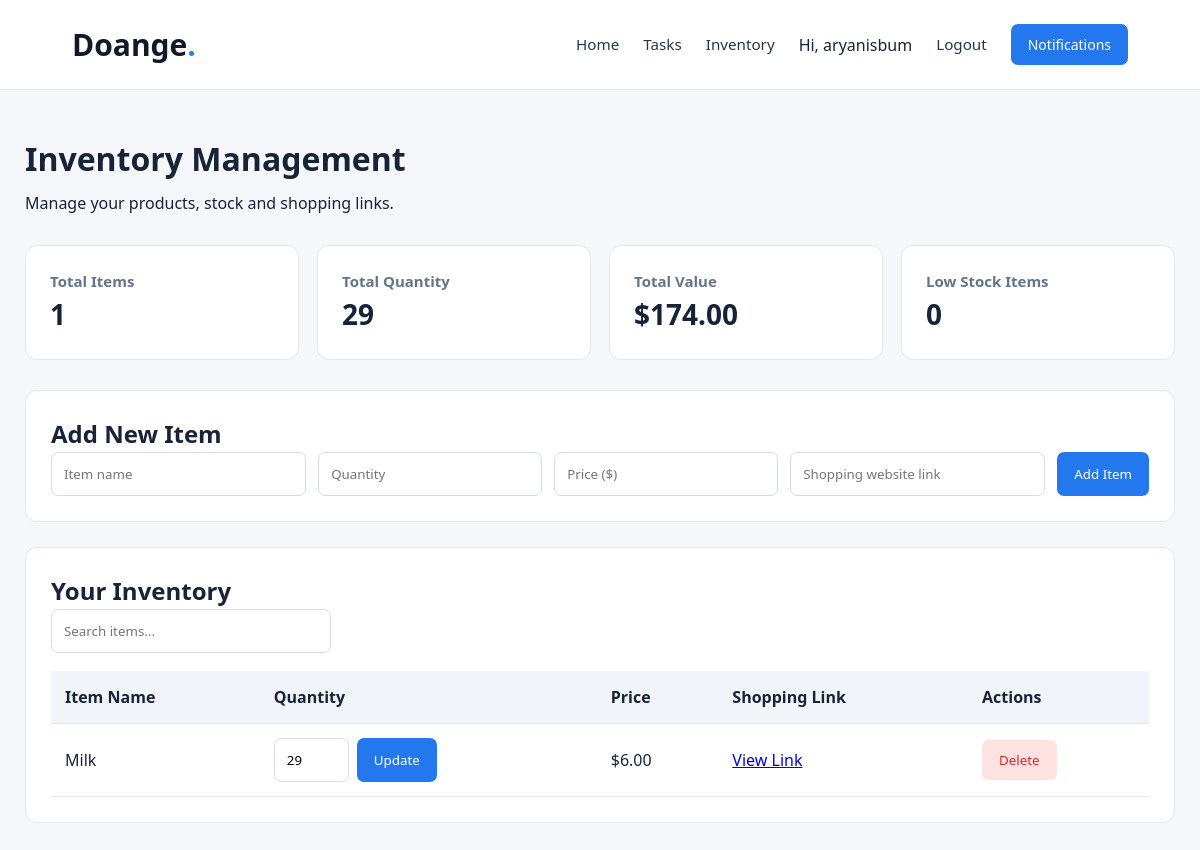
The app's page /inventory/ (signed in), older data.
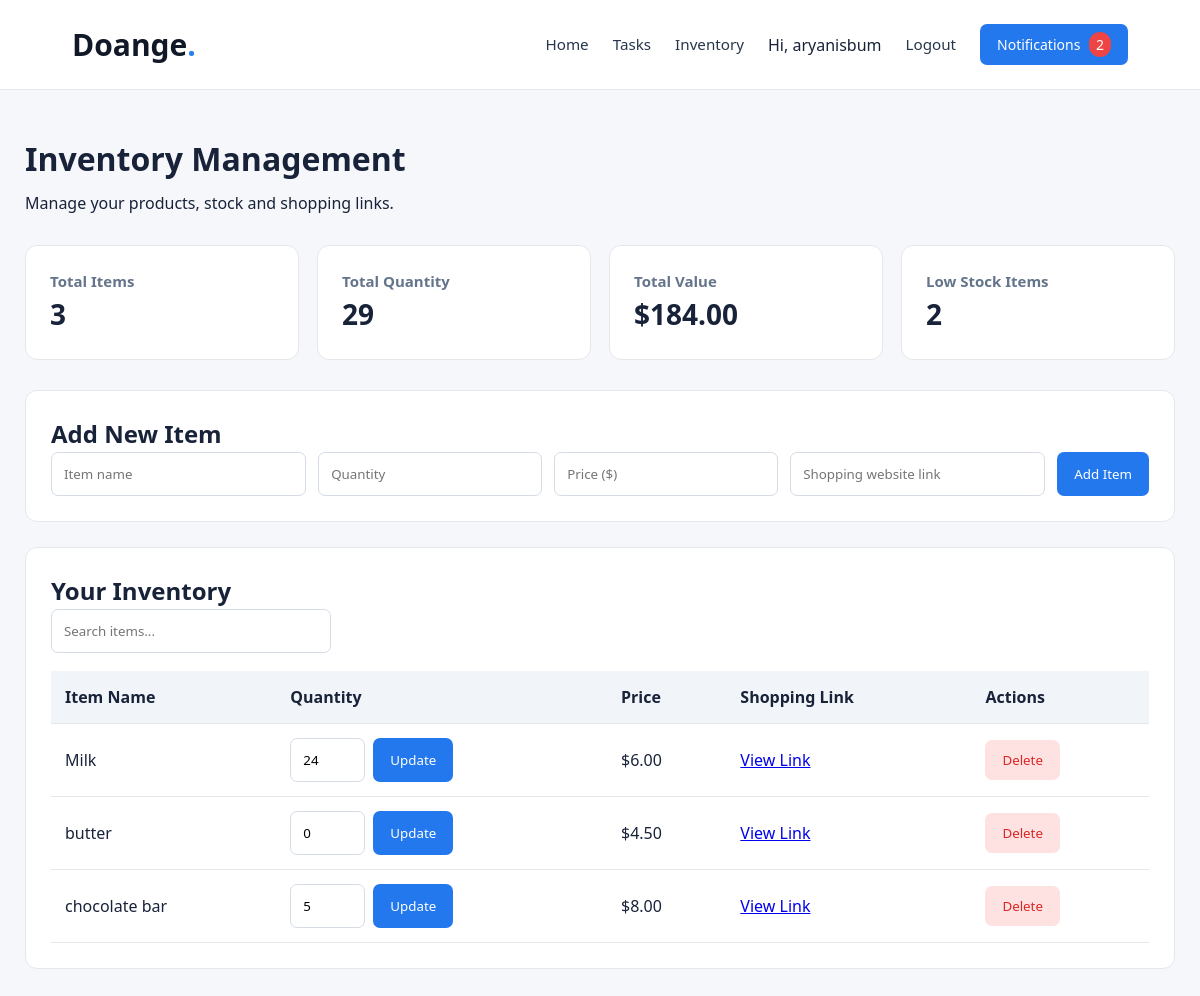
The same page, newer data.
### main/models.py (models this page shows, shortened)
class Inventory(models.Model):
    user = models.ForeignKey(User, on_delete=models.CASCADE)
    name = models.CharField(max_length=200)
    quantity = models.IntegerField(default=0)
    price = models.DecimalField(max_digits=10, decimal_places=2)
    buy_link = models.URLField(blank=True)

### main/views.py (the view, shortened to what this page needs)
# urls.py: path('inventory/', views.inventory, name='inventory'),
@login_required
def inventory(request):
    items = Inventory.objects.filter(user=request.user)
    total_items = items.count()
    total_quantity = sum(item.quantity for item in items)
    total_value = sum(item.quantity * item.price for item in items)
    low_stock = sum(1 for item in items if item.quantity <= 5)
    low_stock_items = items.filter(
    quantity__lte=5
    )
    notification_count = low_stock_items.count()
    return render(request, 'main/inventory.html', {
        'items': items,
        'total_items': total_items,
        'total_quantity': total_quantity,
        'total_value': total_value,
        'low_stock': low_stock,
        'low_stock_items': low_stock_items,
        'notification_count': notification_count,
    })

### main/templates/main/inventory.html (shortened to what the changed rows need)
{% load static %}
<!DOCTYPE html>
<html lang="en">
<head>
    <link rel="stylesheet" href="{% static 'main/style.css' %}">
</head>
<body class="inventory-page">
    <header class="inventory-header">
        <nav class="inventory-nav">
            <div class="notification-container">
                <button type="button"
                        class="notification-bell"
                        onclick="toggleNotifications()">
                    Notifications
                    {% if notification_count > 0 %}
                    <span class="notification-count">
                        {{ notification_count }}
                    </span>
                    {% endif %}
                </button>
            </div>
        </nav>
    </header>
    <main class="inventory-container">
        <h1>Inventory Management</h1>
        <div class="inventory-stats">
            <div class="inventory-stat">
                <h3>Total Items</h3>
                <h2>{{ total_items }}</h2>
            </div>
            <div class="inventory-stat">
                <h2>{{ total_quantity }}</h2>
            </div>
            <div class="inventory-stat">
                <h3>Total Value</h3>
                <h2>${{ total_value|floatformat:2 }}</h2>
            </div>
            <div class="inventory-stat">
                <h3>Low Stock Items</h3>
                <h2>{{ low_stock }}</h2>
            </div>
        </div>
        <section class="inventory-panel">
            <h2>Add New Item</h2>
        </section>
        <section class="inventory-panel">
            <h2>Your Inventory</h2>
            <div class="inventory-table-wrap">
                <table class="inventory-table">
                    <thead>
                        <tr>
                            <th>Item Name</th>
                            <th>Quantity</th>
                            <th>Price</th>
                            <th>Shopping Link</th>
                            <th>Actions</th>
                        </tr>
                    </thead>
                    <tbody>
                        {% for item in items %}
                        <tr class="inventory-row">
                            <td>{{ item.name }}</td>
                            <td>
                                <form method="POST"
                                      action="{% url 'update_inventory' item.id %}">
                                    <input type="number" name="quantity"
                                           value="{{ item.quantity }}"
                                           min="0" required>
                                    <button type="submit">Update</button>
                                </form>
                            </td>
                            <td>${{ item.price }}</td>
                            <td>
                                {% if item.buy_link %}
                                <a href="{{ item.buy_link }}"
                                   target="_blank"
                                   rel="noopener noreferrer">
                                    View Link
                                </a>
                                {% else %}
                                No link
                                {% endif %}
                            </td>
                            <td>
                                <form method="POST"
                                      action="{% url 'delete_inventory' item.id %}">
                                    <button type="submit"
                                            class="inventory-delete"
                                            onclick="return confirm('Delete this item?')">
                                        Delete
                                    </button>
                                </form>
                            </td>
                        </tr>
                        {% empty %}
                        <tr>
                            <td colspan="5">No inventory items added yet.</td>
                        </tr>
                        {% endfor %}
                    </tbody>
                </table>
            </div>
        </section>
    </main>
</body>
</html>

Row changes from the older to the newer data that the page shows:
changed Inventory "Milk": quantity "29" → "24"
added Inventory: name "butter", quantity "0", price "4.50"
added Inventory: name "chocolate bar", quantity "5", price "8.00"
Text that changed along with them:
{{ notification_count }}: (not shown) → "2"
{{ total_items }}: "1" → "3"
{{ total_value|floatformat:2 }}: "174.00" → "184.00"
{{ low_stock }}: "0" → "2"
